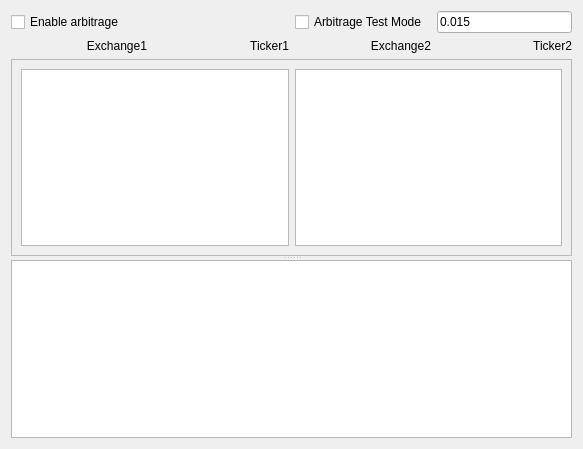
<?xml version="1.0" encoding="UTF-8"?>
<ui version="4.0">
 <class>trade_algorithm_arbitrage</class>
 <widget class="QWidget" name="trade_algorithm_arbitrage">
  <property name="geometry">
   <rect>
    <x>0</x>
    <y>0</y>
    <width>583</width>
    <height>449</height>
   </rect>
  </property>
  <property name="windowTitle">
   <string>Form</string>
  </property>
  <layout class="QGridLayout" name="gridLayout_2">
   <item row="0" column="0">
    <layout class="QGridLayout" name="gridLayout">
     <item row="5" column="0">
      <layout class="QHBoxLayout" name="horizontalLayout_3">
       <item>
        <widget class="QLabel" name="exchange1">
         <property name="text">
          <string>Exchange1</string>
         </property>
         <property name="alignment">
          <set>Qt::AlignmentFlag::AlignRight|Qt::AlignmentFlag::AlignTrailing|Qt::AlignmentFlag::AlignVCenter</set>
         </property>
        </widget>
       </item>
       <item>
        <widget class="QLabel" name="ticker1">
         <property name="text">
          <string>Ticker1</string>
         </property>
         <property name="alignment">
          <set>Qt::AlignmentFlag::AlignRight|Qt::AlignmentFlag::AlignTrailing|Qt::AlignmentFlag::AlignVCenter</set>
         </property>
        </widget>
       </item>
      </layout>
     </item>
     <item row="4" column="1">
      <layout class="QHBoxLayout" name="horizontalLayout_2">
       <item>
        <widget class="QCheckBox" name="arbitrage_test_mode">
         <property name="sizePolicy">
          <sizepolicy hsizetype="Preferred" vsizetype="Fixed">
           <horstretch>0</horstretch>
           <verstretch>0</verstretch>
          </sizepolicy>
         </property>
         <property name="text">
          <string>Arbitrage Test Mode</string>
         </property>
         <property name="checked">
          <bool>false</bool>
         </property>
        </widget>
       </item>
       <item>
        <widget class="QLineEdit" name="arbitrage_test_offset">
         <property name="sizePolicy">
          <sizepolicy hsizetype="Preferred" vsizetype="Fixed">
           <horstretch>0</horstretch>
           <verstretch>0</verstretch>
          </sizepolicy>
         </property>
         <property name="text">
          <string>0.015</string>
         </property>
        </widget>
       </item>
      </layout>
     </item>
     <item row="4" column="0">
      <widget class="QCheckBox" name="enable_arbitrage">
       <property name="text">
        <string>Enable arbitrage</string>
       </property>
       <property name="checked">
        <bool>false</bool>
       </property>
      </widget>
     </item>
     <item row="5" column="1">
      <layout class="QHBoxLayout" name="horizontalLayout_4">
       <item>
        <widget class="QLabel" name="exchange2">
         <property name="text">
          <string>Exchange2</string>
         </property>
         <property name="alignment">
          <set>Qt::AlignmentFlag::AlignRight|Qt::AlignmentFlag::AlignTrailing|Qt::AlignmentFlag::AlignVCenter</set>
         </property>
        </widget>
       </item>
       <item>
        <widget class="QLabel" name="ticker2">
         <property name="text">
          <string>Ticker2</string>
         </property>
         <property name="alignment">
          <set>Qt::AlignmentFlag::AlignRight|Qt::AlignmentFlag::AlignTrailing|Qt::AlignmentFlag::AlignVCenter</set>
         </property>
        </widget>
       </item>
      </layout>
     </item>
     <item row="6" column="0" colspan="2">
      <widget class="QSplitter" name="splitter">
       <property name="orientation">
        <enum>Qt::Orientation::Vertical</enum>
       </property>
       <widget class="QFrame" name="frame">
        <property name="frameShape">
         <enum>QFrame::Shape::StyledPanel</enum>
        </property>
        <property name="frameShadow">
         <enum>QFrame::Shadow::Raised</enum>
        </property>
        <layout class="QHBoxLayout" name="horizontalLayout">
         <item>
          <widget class="QPlainTextEdit" name="orderbook1"/>
         </item>
         <item>
          <widget class="QPlainTextEdit" name="orderbook2"/>
         </item>
        </layout>
       </widget>
       <widget class="QPlainTextEdit" name="arbitrage_orders"/>
      </widget>
     </item>
    </layout>
   </item>
  </layout>
 </widget>
 <resources/>
 <connections/>
</ui>
